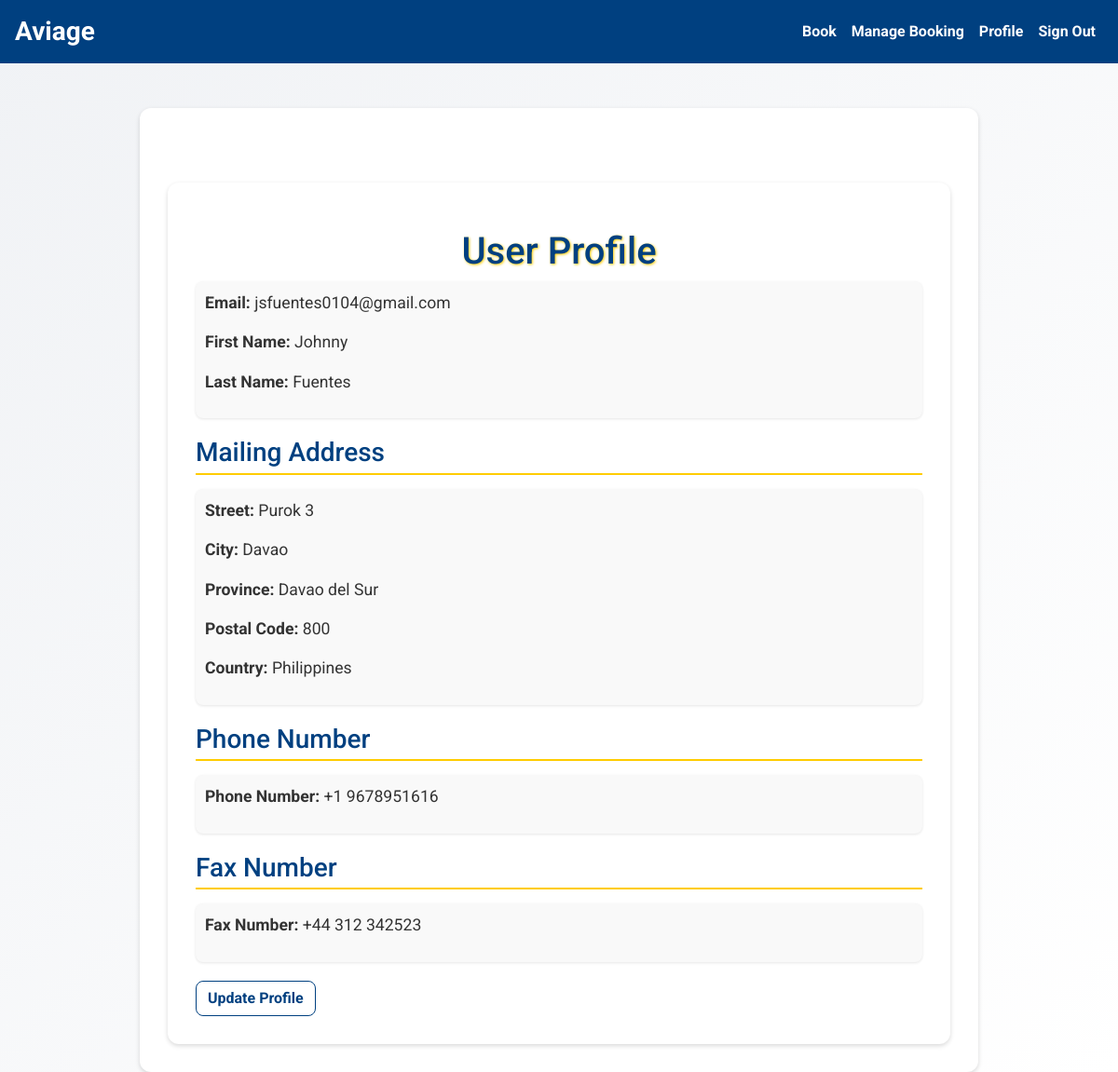
Page /profile (signed in) on the committed database.
### myapp/models.py (models this page shows, shortened)
class User(db.Model, UserMixin):
    __tablename__ = 'User'
    UserId = db.Column(db.Integer, primary_key=True)
    FirstName = db.Column(db.String(50), nullable=False)
    LastName = db.Column(db.String(50), nullable=False)
    password = db.Column(db.String(80), nullable=False)
    email = db.Column(db.String(50), unique=True, nullable=False )
    phone = db.relationship("PhoneNumber", back_populates="user")
    fax = db.relationship("FaxNumber", back_populates="user")
    mail = db.relationship("Mail", back_populates="user")

class Mail(db.Model):
    __tablename__ = 'Mail'
    MailId = db.Column(db.Integer, primary_key=True)
    Street = db.Column(db.String(100))
    City = db.Column(db.String(100))
    Province  = db.Column(db.String(100))
    PostalCode  = db.Column(db.String(100))
    Country  = db.Column(db.String(100))
    UserId = db.Column(db.Integer, db.ForeignKey('User.UserId'))
    user = db.relationship("User", back_populates="mail")

class PhoneNumber(db.Model):
    __tablename__ = 'PhoneNumber'
    PhoneNo = db.Column(db.String(50), primary_key=True)
    PCountryCode = db.Column(db.String(50), primary_key=True)
    UserId = db.Column(db.Integer, db.ForeignKey('User.UserId'))
    user = db.relationship("User", back_populates="phone")

class FaxNumber(db.Model):
    __tablename__ = 'FaxNumber'
    FaxNo = db.Column(db.String(100), primary_key=True)
    FCountryCode = db.Column(db.String(50), primary_key=True)
    FAreaCode = db.Column(db.String(50), primary_key=True)
    UserId = db.Column(db.Integer, db.ForeignKey('User.UserId'))
    user = db.relationship("User", back_populates="fax")

### myapp/routes.py (the view)
@app.route('/profile')
@login_required
def profile():
    user = User.query.get(current_user.UserId)
    if user:
        phone_numbers = PhoneNumber.query.filter_by(UserId=user.UserId).all()
        fax_numbers = FaxNumber.query.filter_by(UserId=user.UserId).all()
        mails = Mail.query.filter_by(UserId=user.UserId).all()
        return render_template('profile.html', user=user, phone_numbers=phone_numbers, fax_numbers=fax_numbers, mails=mails)
    else:
        flash('User not found', 'error')
        return redirect(url_for('index'))

### myapp/__init__.py (called while the page is built)
@login_manager.user_loader
def load_user(user_id):
    return User.query.get(int(user_id))

### myapp/templates/profile.html (shortened to what this page needs)
{% extends "base.html" %}
{% block content %}
    <div class="container">
        <h1>User Profile</h1>
        <div class="info-group">
            <p><strong>Email:</strong> {{ user.email }}</p>
            <p><strong>First Name:</strong> {{ user.FirstName }}</p>
            <p><strong>Last Name:</strong> {{ user.LastName }}</p>
        </div>
        <h2 class="section-title">Mailing Address</h2>
        {% if mails %}
            {% for mail in mails %}
                <div class="info-group">
                    <p><strong>Street:</strong> {{ mail.Street }}</p>
                    <p><strong>City:</strong> {{ mail.City }}</p>
                    <p><strong>Province:</strong> {{ mail.Province }}</p>
                    <p><strong>Postal Code:</strong> {{ mail.PostalCode }}</p>
                    <p><strong>Country:</strong> {{ mail.Country }}</p>
                </div>
            {% endfor %}
        {% else %}
            <div class="info-group">
                <p>No mailing address available.</p>
            </div>
        {% endif %}
        <h2 class="section-title">Phone Number</h2>
        {% if phone_numbers %}
            {% for phone in phone_numbers %}
                <div class="info-group">
                    <p><strong>Phone Number:</strong> {{ phone.PCountryCode }} {{ phone.PhoneNo }}</p>
                </div>
            {% endfor %}
        {% else %}
            <div class="info-group">
                <p>No phone number available.</p>
            </div>
        {% endif %}
        <h2 class="section-title">Fax Number</h2>
        {% if fax_numbers %}
            {% for fax in fax_numbers %}
                <div class="info-group">
                    <p><strong>Fax Number:</strong> {{ fax.FCountryCode }} {{ fax.FAreaCode }} {{ fax.FaxNo }}</p>
                </div>
            {% endfor %}
        {% else %}
            <div class="info-group">
                <p>No fax number available.</p>
            </div>
        {% endif %}
        <a href="{{ url_for('update_profile') }}" class="btn btn-outline-success">Update Profile</a>
    </div>
{% endblock %}

### myapp/templates/base.html (shortened to what this page needs)
<!DOCTYPE html>
<html lang="en">
<head>
    <link href="https://stackpath.bootstrapcdn.com/bootstrap/4.5.2/css/bootstrap.min.css" rel="stylesheet">
</head>
<body>
    <nav class="navbar navbar-expand-lg navbar-dark">
        <a class="navbar-brand" href="#">Aviage</a>
        <div class="collapse navbar-collapse" id="navbarNav">
            <ul class="navbar-nav ml-auto">
                <li class="nav-item">
                    <a class="nav-link" href="{{ url_for('index') }}">Book</a>
                </li>
                <li class="nav-item">
                    <a class="nav-link" href="{{ url_for('manage_booking') }}">Manage Booking</a>
                </li>
                <li class="nav-item">
                    <a class="nav-link" href="{{ url_for('profile') }}">Profile</a>
                </li>
                {% if current_user.is_authenticated %}
                <a class="nav-link" href="{{ url_for('signout') }}">Sign Out</a>
                {% else %}
                <a class="nav-link" href="/signin">Log In</a>
                {% endif %}
            </ul>
        </div>
    </nav>
    <div class="container mt-5">
        {% block content %}
        {% endblock %}
    </div>
</body>
</html>

### myapp/templates/base.html (style rules this page uses)
body { background: linear-gradient(135deg, #ece9e6 0%, #ffffff 100%); font-family: 'Arial', sans-serif; }
.navbar { background-color: #003366; }
.navbar-brand { font-weight: bold; color: #ffffff !important; font-size: 1.5rem; }
.nav-link { color: #ffffff !important; font-weight: bold; transition: color 0.3s; }
h1 { margin-top: 20px; color: #003366; font-size: 2.5rem; text-align: center; text-shadow: 1px 1px 2px #ffcc00; }
.btn-outline-success { border-color: #003366; color: #003366; font-weight: bold; transition: background-color 0.3s, color 0.3s; }

### myapp/templates/profile.html (style rules this page uses)
body { background: linear-gradient(135deg, #f0f2f5 0%, #ffffff 100%); font-family: 'Roboto', sans-serif; }
.navbar { background-color: #004080; }
.navbar-brand { font-weight: bold; color: #ffffff !important; font-size: 1.75rem; }
.nav-link { color: #ffffff !important; font-weight: bold; transition: color 0.3s; }
h1 { color: #004080; text-shadow: 1px 1px 3px #ffcc00; margin-top: 20px; text-align: center; font-size: 2.5rem; }
.btn-primary, .btn-info, .btn-danger, .btn-outline-success { font-weight: bold; transition: background-color 0.3s, border-color 0.3s; border-radius: 0.5rem; }
.btn-outline-success { border-color: #004080; color: #004080; }
.container { margin-top: 50px; max-width: 900px; background: #ffffff; padding: 30px; border-radius: 0.75rem; box-shadow: 0 2px 5px rgba(0, 0, 0, 0.15); }
.section-title { color: #004080; font-size: 1.75rem; margin-bottom: 15px; border-bottom: 2px solid #ffcc00; padding-bottom: 5px; }
p { font-size: 1.1rem; color: #333333; }
.info-group { margin-bottom: 20px; padding: 10px; background: #f9f9f9; border-radius: 0.5rem; box-shadow: 0 1px 3px rgba(0, 0, 0, 0.1); }

### rows in the picture
User: email "jsfuentes0104@gmail.com", FirstName "Johnny", LastName "Fuentes"
Mail: Street "Purok 3", City "Davao", Province "Davao del Sur", PostalCode "800", Country "Philippines"
PhoneNumber: PCountryCode "+1", PhoneNo "9678951616"
FaxNumber: FCountryCode "+44", FAreaCode "312", FaxNo "342523"
